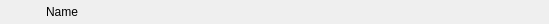
<?xml version="1.0" encoding="UTF-8"?>
<ui version="4.0">
 <class>InstrumentTableItemWidget</class>
 <widget class="QWidget" name="InstrumentTableItemWidget">
  <property name="geometry">
   <rect>
    <x>0</x>
    <y>0</y>
    <width>549</width>
    <height>24</height>
   </rect>
  </property>
  <layout class="QHBoxLayout" name="horizontalLayout">
   <property name="spacing">
    <number>2</number>
   </property>
   <property name="leftMargin">
    <number>2</number>
   </property>
   <property name="topMargin">
    <number>0</number>
   </property>
   <property name="rightMargin">
    <number>2</number>
   </property>
   <property name="bottomMargin">
    <number>0</number>
   </property>
   <item>
    <widget class="QLabel" name="logoLabel">
     <property name="minimumSize">
      <size>
       <width>24</width>
       <height>24</height>
      </size>
     </property>
     <property name="maximumSize">
      <size>
       <width>24</width>
       <height>24</height>
      </size>
     </property>
     <property name="text">
      <string/>
     </property>
     <property name="scaledContents">
      <bool>true</bool>
     </property>
    </widget>
   </item>
   <item>
    <widget class="QLabel" name="lockLabel">
     <property name="minimumSize">
      <size>
       <width>16</width>
       <height>16</height>
      </size>
     </property>
     <property name="maximumSize">
      <size>
       <width>16</width>
       <height>16</height>
      </size>
     </property>
     <property name="toolTip">
      <string>For qual investor only</string>
     </property>
     <property name="text">
      <string/>
     </property>
     <property name="pixmap">
      <pixmap resource="../../../../../Resources.qrc">:/assets/images/lock.png</pixmap>
     </property>
     <property name="scaledContents">
      <bool>true</bool>
     </property>
    </widget>
   </item>
   <item>
    <widget class="QLabel" name="nameLabel">
     <property name="text">
      <string notr="true">Name</string>
     </property>
    </widget>
   </item>
   <item>
    <spacer name="horizontalSpacer">
     <property name="orientation">
      <enum>Qt::Orientation::Horizontal</enum>
     </property>
     <property name="sizeHint" stdset="0">
      <size>
       <width>0</width>
       <height>20</height>
      </size>
     </property>
    </spacer>
   </item>
  </layout>
 </widget>
 <resources>
  <include location="../../../../../Resources.qrc"/>
 </resources>
 <connections/>
</ui>
